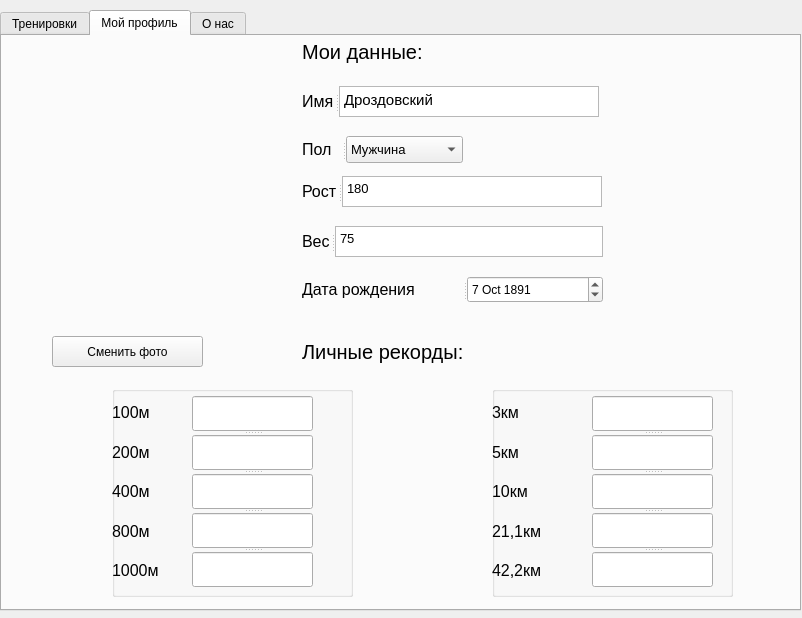
<?xml version="1.0" encoding="UTF-8"?>
<ui version="4.0">
 <class>MainWindow</class>
 <widget class="QMainWindow" name="MainWindow">
  <property name="geometry">
   <rect>
    <x>0</x>
    <y>0</y>
    <width>802</width>
    <height>618</height>
   </rect>
  </property>
  <property name="windowTitle">
   <string>Дневник тренировок</string>
  </property>
  <widget class="QWidget" name="centralwidget">
   <widget class="QTabWidget" name="tabWidget">
    <property name="geometry">
     <rect>
      <x>0</x>
      <y>10</y>
      <width>801</width>
      <height>601</height>
     </rect>
    </property>
    <property name="currentIndex">
     <number>1</number>
    </property>
    <widget class="QWidget" name="tab">
     <attribute name="title">
      <string>Тренировки</string>
     </attribute>
     <widget class="QTableWidget" name="tableWidget">
      <property name="geometry">
       <rect>
        <x>0</x>
        <y>40</y>
        <width>801</width>
        <height>521</height>
       </rect>
      </property>
     </widget>
     <widget class="QPushButton" name="redact">
      <property name="geometry">
       <rect>
        <x>140</x>
        <y>10</y>
        <width>121</width>
        <height>25</height>
       </rect>
      </property>
      <property name="text">
       <string>Редактировать</string>
      </property>
     </widget>
     <widget class="QPushButton" name="remove_kebab">
      <property name="geometry">
       <rect>
        <x>270</x>
        <y>10</y>
        <width>121</width>
        <height>25</height>
       </rect>
      </property>
      <property name="text">
       <string>Удалить</string>
      </property>
     </widget>
     <widget class="QPushButton" name="create">
      <property name="geometry">
       <rect>
        <x>10</x>
        <y>10</y>
        <width>121</width>
        <height>25</height>
       </rect>
      </property>
      <property name="text">
       <string>Создать</string>
      </property>
     </widget>
     <widget class="QPushButton" name="show_graph">
      <property name="geometry">
       <rect>
        <x>410</x>
        <y>10</y>
        <width>151</width>
        <height>25</height>
       </rect>
      </property>
      <property name="styleSheet">
       <string notr="true">background-color: rgb(0, 0, 127);</string>
      </property>
      <property name="text">
       <string>Показать график</string>
      </property>
     </widget>
    </widget>
    <widget class="QWidget" name="tab_2">
     <attribute name="title">
      <string>Мой профиль</string>
     </attribute>
     <widget class="QLabel" name="label">
      <property name="geometry">
       <rect>
        <x>10</x>
        <y>10</y>
        <width>251</width>
        <height>261</height>
       </rect>
      </property>
      <property name="text">
       <string/>
      </property>
      <property name="pixmap">
       <pixmap>../Изображения/qt-designer-icon.png</pixmap>
      </property>
     </widget>
     <widget class="QLabel" name="label_2">
      <property name="geometry">
       <rect>
        <x>300</x>
        <y>0</y>
        <width>151</width>
        <height>31</height>
       </rect>
      </property>
      <property name="font">
       <font>
        <pointsize>15</pointsize>
       </font>
      </property>
      <property name="text">
       <string>Мои данные:</string>
      </property>
     </widget>
     <widget class="QLabel" name="label_8">
      <property name="geometry">
       <rect>
        <x>300</x>
        <y>300</y>
        <width>221</width>
        <height>31</height>
       </rect>
      </property>
      <property name="font">
       <font>
        <pointsize>15</pointsize>
       </font>
      </property>
      <property name="text">
       <string>Личные рекорды:</string>
      </property>
     </widget>
     <widget class="QGroupBox" name="groupBox">
      <property name="geometry">
       <rect>
        <x>110</x>
        <y>350</y>
        <width>241</width>
        <height>211</height>
       </rect>
      </property>
      <property name="title">
       <string/>
      </property>
      <widget class="QWidget" name="layoutWidget">
       <property name="geometry">
        <rect>
         <x>0</x>
         <y>10</y>
         <width>64</width>
         <height>191</height>
        </rect>
       </property>
       <layout class="QVBoxLayout" name="verticalLayout">
        <item>
         <widget class="QLabel" name="label_9">
          <property name="font">
           <font>
            <pointsize>12</pointsize>
           </font>
          </property>
          <property name="text">
           <string>100м</string>
          </property>
         </widget>
        </item>
        <item>
         <widget class="QLabel" name="label_10">
          <property name="font">
           <font>
            <pointsize>12</pointsize>
           </font>
          </property>
          <property name="text">
           <string>200м</string>
          </property>
         </widget>
        </item>
        <item>
         <widget class="QLabel" name="label_11">
          <property name="font">
           <font>
            <pointsize>12</pointsize>
           </font>
          </property>
          <property name="text">
           <string>400м</string>
          </property>
         </widget>
        </item>
        <item>
         <widget class="QLabel" name="label_12">
          <property name="font">
           <font>
            <pointsize>12</pointsize>
           </font>
          </property>
          <property name="text">
           <string>800м</string>
          </property>
         </widget>
        </item>
        <item>
         <widget class="QLabel" name="label_13">
          <property name="font">
           <font>
            <pointsize>12</pointsize>
           </font>
          </property>
          <property name="text">
           <string>1000м</string>
          </property>
         </widget>
        </item>
       </layout>
      </widget>
      <widget class="QSplitter" name="splitter_6">
       <property name="geometry">
        <rect>
         <x>80</x>
         <y>10</y>
         <width>121</width>
         <height>191</height>
        </rect>
       </property>
       <property name="orientation">
        <enum>Qt::Vertical</enum>
       </property>
       <widget class="QLineEdit" name="m100"/>
       <widget class="QLineEdit" name="m200"/>
       <widget class="QLineEdit" name="m400"/>
       <widget class="QLineEdit" name="m800"/>
       <widget class="QLineEdit" name="m1000"/>
      </widget>
     </widget>
     <widget class="QGroupBox" name="groupBox_2">
      <property name="geometry">
       <rect>
        <x>490</x>
        <y>350</y>
        <width>241</width>
        <height>211</height>
       </rect>
      </property>
      <property name="title">
       <string/>
      </property>
      <widget class="QWidget" name="layoutWidget">
       <property name="geometry">
        <rect>
         <x>0</x>
         <y>10</y>
         <width>81</width>
         <height>191</height>
        </rect>
       </property>
       <layout class="QVBoxLayout" name="verticalLayout_2">
        <item>
         <widget class="QLabel" name="label_14">
          <property name="font">
           <font>
            <pointsize>12</pointsize>
           </font>
          </property>
          <property name="text">
           <string>3км</string>
          </property>
         </widget>
        </item>
        <item>
         <widget class="QLabel" name="label_15">
          <property name="font">
           <font>
            <pointsize>12</pointsize>
           </font>
          </property>
          <property name="text">
           <string>5км</string>
          </property>
         </widget>
        </item>
        <item>
         <widget class="QLabel" name="label_16">
          <property name="font">
           <font>
            <pointsize>12</pointsize>
           </font>
          </property>
          <property name="text">
           <string>10км</string>
          </property>
         </widget>
        </item>
        <item>
         <widget class="QLabel" name="label_17">
          <property name="font">
           <font>
            <pointsize>12</pointsize>
           </font>
          </property>
          <property name="text">
           <string>21,1км</string>
          </property>
         </widget>
        </item>
        <item>
         <widget class="QLabel" name="label_18">
          <property name="font">
           <font>
            <pointsize>12</pointsize>
           </font>
          </property>
          <property name="text">
           <string>42,2км</string>
          </property>
         </widget>
        </item>
       </layout>
      </widget>
      <widget class="QSplitter" name="splitter_7">
       <property name="geometry">
        <rect>
         <x>100</x>
         <y>10</y>
         <width>121</width>
         <height>191</height>
        </rect>
       </property>
       <property name="orientation">
        <enum>Qt::Vertical</enum>
       </property>
       <widget class="QLineEdit" name="m100_2"/>
       <widget class="QLineEdit" name="m200_2"/>
       <widget class="QLineEdit" name="m400_2"/>
       <widget class="QLineEdit" name="m800_2"/>
       <widget class="QLineEdit" name="m1000_2"/>
      </widget>
     </widget>
     <widget class="QPushButton" name="changePhoto">
      <property name="geometry">
       <rect>
        <x>50</x>
        <y>300</y>
        <width>151</width>
        <height>31</height>
       </rect>
      </property>
      <property name="text">
       <string>Сменить фото</string>
      </property>
     </widget>
     <widget class="QSplitter" name="splitter">
      <property name="geometry">
       <rect>
        <x>300</x>
        <y>50</y>
        <width>297</width>
        <height>31</height>
       </rect>
      </property>
      <property name="orientation">
       <enum>Qt::Horizontal</enum>
      </property>
      <widget class="QLabel" name="label_4">
       <property name="font">
        <font>
         <pointsize>12</pointsize>
        </font>
       </property>
       <property name="text">
        <string>Имя</string>
       </property>
      </widget>
      <widget class="QPlainTextEdit" name="username">
       <property name="font">
        <font>
         <pointsize>11</pointsize>
        </font>
       </property>
       <property name="plainText">
        <string>Дроздовский</string>
       </property>
      </widget>
     </widget>
     <widget class="QSplitter" name="splitter_2">
      <property name="geometry">
       <rect>
        <x>300</x>
        <y>100</y>
        <width>161</width>
        <height>27</height>
       </rect>
      </property>
      <property name="orientation">
       <enum>Qt::Horizontal</enum>
      </property>
      <widget class="QLabel" name="label_3">
       <property name="font">
        <font>
         <pointsize>12</pointsize>
        </font>
       </property>
       <property name="text">
        <string>Пол</string>
       </property>
      </widget>
      <widget class="QComboBox" name="comboBox">
       <property name="font">
        <font>
         <pointsize>10</pointsize>
        </font>
       </property>
       <item>
        <property name="text">
         <string>Мужчина</string>
        </property>
       </item>
       <item>
        <property name="text">
         <string>Женщина</string>
        </property>
       </item>
      </widget>
     </widget>
     <widget class="QSplitter" name="splitter_3">
      <property name="geometry">
       <rect>
        <x>300</x>
        <y>140</y>
        <width>300</width>
        <height>31</height>
       </rect>
      </property>
      <property name="orientation">
       <enum>Qt::Horizontal</enum>
      </property>
      <widget class="QLabel" name="label_5">
       <property name="font">
        <font>
         <pointsize>12</pointsize>
        </font>
       </property>
       <property name="text">
        <string>Рост</string>
       </property>
      </widget>
      <widget class="QPlainTextEdit" name="height">
       <property name="font">
        <font>
         <pointsize>10</pointsize>
        </font>
       </property>
       <property name="plainText">
        <string>180</string>
       </property>
      </widget>
     </widget>
     <widget class="QSplitter" name="splitter_4">
      <property name="geometry">
       <rect>
        <x>300</x>
        <y>190</y>
        <width>301</width>
        <height>31</height>
       </rect>
      </property>
      <property name="orientation">
       <enum>Qt::Horizontal</enum>
      </property>
      <widget class="QLabel" name="label_6">
       <property name="font">
        <font>
         <pointsize>12</pointsize>
        </font>
       </property>
       <property name="text">
        <string>Вес</string>
       </property>
      </widget>
      <widget class="QPlainTextEdit" name="weight">
       <property name="font">
        <font>
         <pointsize>10</pointsize>
        </font>
       </property>
       <property name="plainText">
        <string>75</string>
       </property>
      </widget>
     </widget>
     <widget class="QSplitter" name="splitter_5">
      <property name="geometry">
       <rect>
        <x>300</x>
        <y>240</y>
        <width>301</width>
        <height>27</height>
       </rect>
      </property>
      <property name="orientation">
       <enum>Qt::Horizontal</enum>
      </property>
      <widget class="QLabel" name="label_7">
       <property name="font">
        <font>
         <pointsize>12</pointsize>
        </font>
       </property>
       <property name="text">
        <string>Дата рождения</string>
       </property>
      </widget>
      <widget class="QDateEdit" name="dateEdit">
       <property name="font">
        <font>
         <pointsize>9</pointsize>
        </font>
       </property>
       <property name="dateTime">
        <datetime>
         <hour>0</hour>
         <minute>0</minute>
         <second>0</second>
         <year>1891</year>
         <month>10</month>
         <day>7</day>
        </datetime>
       </property>
      </widget>
     </widget>
    </widget>
    <widget class="QWidget" name="tab_3">
     <attribute name="title">
      <string>О нас</string>
     </attribute>
     <widget class="QLabel" name="label_19">
      <property name="geometry">
       <rect>
        <x>20</x>
        <y>60</y>
        <width>771</width>
        <height>121</height>
       </rect>
      </property>
      <property name="font">
       <font>
        <pointsize>9</pointsize>
       </font>
      </property>
      <property name="text">
       <string>Не следует никому давать советы и пользоваться чужими советами, 
кроме общего совета – правила каждому – следовать велениям души и действовать смело.

©Никколо Макиавелли</string>
      </property>
     </widget>
    </widget>
   </widget>
  </widget>
 </widget>
 <resources/>
 <connections/>
</ui>
